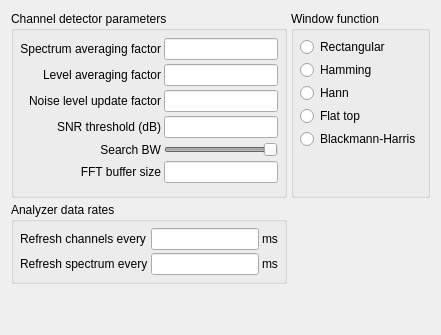
     <widget class="QWidget" name="tab_2">
      <attribute name="title">
       <string>Analyzer parameters</string>
      </attribute>
      <layout class="QGridLayout" name="gridLayout_8">
       <property name="spacing">
        <number>4</number>
       </property>
       <item row="0" column="0">
        <widget class="QGroupBox" name="groupBox_3">
         <property name="title">
          <string>Channel detector parameters</string>
         </property>
         <layout class="QGridLayout" name="gridLayout_5">
          <property name="leftMargin">
           <number>6</number>
          </property>
          <property name="topMargin">
           <number>6</number>
          </property>
          <property name="rightMargin">
           <number>6</number>
          </property>
          <property name="bottomMargin">
           <number>6</number>
          </property>
          <property name="spacing">
           <number>3</number>
          </property>
          <item row="5" column="3">
           <widget class="QLineEdit" name="snrThresholdEdit"/>
          </item>
          <item row="1" column="0" colspan="2">
           <widget class="QLabel" name="label_15">
            <property name="text">
             <string>Level averaging factor</string>
            </property>
            <property name="alignment">
             <set>Qt::AlignRight|Qt::AlignTrailing|Qt::AlignVCenter</set>
            </property>
           </widget>
          </item>
          <item row="1" column="3">
           <widget class="QLineEdit" name="sLevelAvgAlphaEdit"/>
          </item>
          <item row="7" column="3">
           <widget class="QLineEdit" name="fftSizeEdit"/>
          </item>
          <item row="0" column="3">
           <widget class="QLineEdit" name="spectAvgAlphaEdit"/>
          </item>
          <item row="6" column="3">
           <widget class="QSlider" name="searchBwSlider">
            <property name="enabled">
             <bool>false</bool>
            </property>
            <property name="value">
             <number>99</number>
            </property>
            <property name="orientation">
             <enum>Qt::Horizontal</enum>
            </property>
           </widget>
          </item>
          <item row="0" column="0" colspan="2">
           <widget class="QLabel" name="label_14">
            <property name="text">
             <string>Spectrum averaging factor</string>
            </property>
            <property name="alignment">
             <set>Qt::AlignRight|Qt::AlignTrailing|Qt::AlignVCenter</set>
            </property>
           </widget>
          </item>
          <item row="7" column="0" colspan="2">
           <widget class="QLabel" name="label_19">
            <property name="text">
             <string>FFT buffer size</string>
            </property>
            <property name="alignment">
             <set>Qt::AlignRight|Qt::AlignTrailing|Qt::AlignVCenter</set>
            </property>
           </widget>
          </item>
          <item row="6" column="0" colspan="2">
           <widget class="QLabel" name="label_18">
            <property name="text">
             <string>Search BW</string>
            </property>
            <property name="alignment">
             <set>Qt::AlignRight|Qt::AlignTrailing|Qt::AlignVCenter</set>
            </property>
           </widget>
          </item>
          <item row="5" column="0" colspan="2">
           <widget class="QLabel" name="label_17">
            <property name="text">
             <string>SNR threshold (dB)</string>
            </property>
            <property name="alignment">
             <set>Qt::AlignRight|Qt::AlignTrailing|Qt::AlignVCenter</set>
            </property>
           </widget>
          </item>
          <item row="4" column="3">
           <widget class="QLineEdit" name="nLevelAvgAlphaEdit"/>
          </item>
          <item row="4" column="0" colspan="2">
           <widget class="QLabel" name="label_16">
            <property name="text">
             <string>Noise level update factor</string>
            </property>
            <property name="alignment">
             <set>Qt::AlignRight|Qt::AlignTrailing|Qt::AlignVCenter</set>
            </property>
           </widget>
          </item>
         </layout>
        </widget>
       </item>
       <item row="1" column="0">
        <widget class="QGroupBox" name="groupBox_5">
         <property name="title">
          <string>Analyzer data rates</string>
         </property>
         <layout class="QGridLayout" name="gridLayout_7">
          <property name="leftMargin">
           <number>6</number>
          </property>
          <property name="topMargin">
           <number>6</number>
          </property>
          <property name="rightMargin">
           <number>6</number>
          </property>
          <property name="bottomMargin">
           <number>6</number>
          </property>
          <property name="spacing">
           <number>3</number>
          </property>
          <item row="0" column="0">
           <widget class="QLabel" name="label_23">
            <property name="text">
             <string>Refresh channels every</string>
            </property>
           </widget>
          </item>
          <item row="0" column="1">
           <widget class="QLineEdit" name="channelRefreshEdit"/>
          </item>
          <item row="0" column="2">
           <widget class="QLabel" name="label_25">
            <property name="text">
             <string>ms</string>
            </property>
           </widget>
          </item>
          <item row="1" column="0">
           <widget class="QLabel" name="label_24">
            <property name="text">
             <string>Refresh spectrum every</string>
            </property>
           </widget>
          </item>
          <item row="1" column="1">
           <widget class="QLineEdit" name="spectrumRefreshEdit"/>
          </item>
          <item row="1" column="2">
           <widget class="QLabel" name="label_26">
            <property name="text">
             <string>ms</string>
            </property>
           </widget>
          </item>
         </layout>
        </widget>
       </item>
       <item row="0" column="1">
        <widget class="QGroupBox" name="Wind">
         <property name="title">
          <string>Window function</string>
         </property>
         <layout class="QGridLayout" name="gridLayout_6">
          <property name="leftMargin">
           <number>6</number>
          </property>
          <property name="topMargin">
           <number>6</number>
          </property>
          <property name="rightMargin">
           <number>6</number>
          </property>
          <property name="bottomMargin">
           <number>6</number>
          </property>
          <property name="spacing">
           <number>3</number>
          </property>
          <item row="0" column="0">
           <widget class="QRadioButton" name="rectangularRadio">
            <property name="text">
             <string>Rectangular</string>
            </property>
           </widget>
          </item>
          <item row="1" column="0">
           <widget class="QRadioButton" name="hammingRadio">
            <property name="text">
             <string>Hamming</string>
            </property>
           </widget>
          </item>
          <item row="2" column="0">
           <widget class="QRadioButton" name="hannRadio">
            <property name="text">
             <string>Hann</string>
            </property>
           </widget>
          </item>
          <item row="3" column="0">
           <widget class="QRadioButton" name="flatTopRadio">
            <property name="text">
             <string>Flat top</string>
            </property>
           </widget>
          </item>
          <item row="4" column="0">
           <widget class="QRadioButton" name="blackmannHarrisRadio">
            <property name="text">
             <string>Blackmann-Harris</string>
            </property>
           </widget>
          </item>
          <item row="5" column="0">
           <spacer name="verticalSpacer_2">
            <property name="orientation">
             <enum>Qt::Vertical</enum>
            </property>
            <property name="sizeHint" stdset="0">
             <size>
              <width>20</width>
              <height>40</height>
             </size>
            </property>
           </spacer>
          </item>
         </layout>
        </widget>
       </item>
       <item row="2" column="0">
        <spacer name="verticalSpacer_5">
         <property name="orientation">
          <enum>Qt::Vertical</enum>
         </property>
         <property name="sizeHint" stdset="0">
          <size>
           <width>20</width>
           <height>40</height>
          </size>
         </property>
        </spacer>
       </item>
      </layout>
     </widget>
